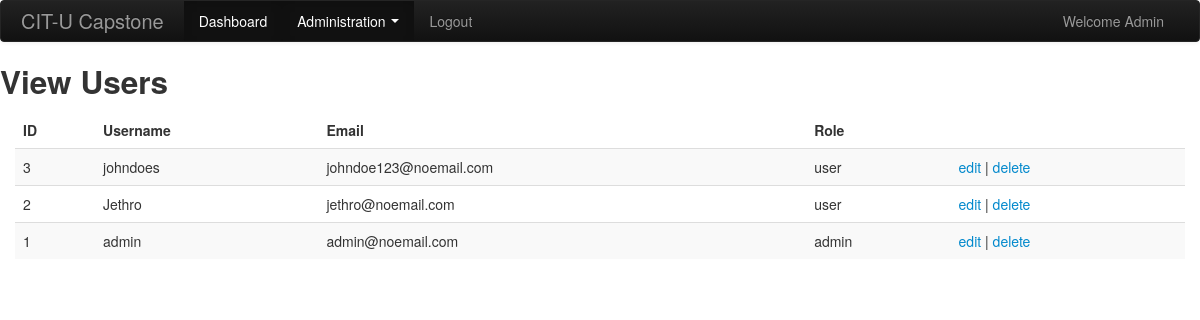
Screenshot of /view_users.php (signed in) with the database file from the repository.
### tables this page shows
CREATE TABLE `users` (
  `id` int(11) NOT NULL,
  `username` varchar(100) NOT NULL,
  `password` varchar(100) NOT NULL,
  `email` varchar(100) NOT NULL,
  `role` varchar(100) NOT NULL
);

### libs/users.php (called while the page is built, shortened)
<?php
function get_users($conn){
	$sql = sprintf("SELECT * FROM users ORDER BY id DESC");
	$result = mysqli_query($conn,$sql);
	if( $result ){
		if( mysqli_num_rows($result) > 0 ){
			$user_data = mysqli_fetch_all($result,MYSQLI_ASSOC);
			return $user_data;
		}else{
			return 0;
		}
	}
}
?>

### view_users.php (the view, shortened to what this page needs)
<?php
require("conn.php");
require("libs/users.php");
$users = get_users($conn);
?>
<!DOCTYPE html>
<html lang="en">
<head>
    <link href="css/bootstrap.css" rel="stylesheet">
    <link href="css/bootstrap-responsive.css" rel="stylesheet">
</head>
<body class="d-flex flex-column h-100">
  <?php include('header.php');?>
  <h2>View Users</h2>
  <div class="container">
    <table class="table table-striped">
      <thead>
        <tr>
          <th scope="col">ID</th>
          <th scope="col">Username</th>
          <th scope="col">Email</th>
          <th scope="col">Role</th>
          <th>&nbsp;</th>
        </tr>
      </thead>
      <tbody>
        <?php
          if( !empty($users) ){
            foreach ($users as $user) {
              echo '<tr>';
              echo    '<td>'.$user['id'].'</td>';
              echo    '<td>'.$user['username'].'</td>';
              echo    '<td>'.$user['email'].'</td>';
              echo    '<td>'.$user['role'].'</td>';
              echo    '<td><a href="edit_user.php?id='.$user['id'].'">edit</a> | <a href="delete_user.php?id='.$user['id'].'">delete</a></td>';
              echo '</tr>';
            }
          }
        ?>
      </tbody>
    </table>
  </div>
</body>
</html>
<?php
  exit();
?>

### rows the page displays
users: id "3", username "johndoes", email "johndoe123@noemail.com", role "user"
users: id "2", username "Jethro", email "jethro@noemail.com", role "user"
users: id "1", username "admin", email "admin@noemail.com", role "admin"

### other values shown
$_SESSION['user_name'] "Admin"
